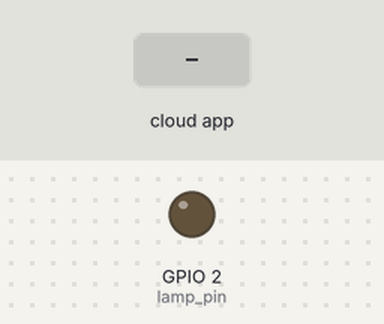
A sketch run on a simulated ESP8266 (NodeMCU). Parts: output pins drawn as LEDs (lit = HIGH). The inputs (shaded band) are chosen by the test bench. WiFi joins after 1.5 s; servers stay silent unless stated; no MQTT or app messages arrive unless stated; what the sketch prints to the serial monitor is not drawn.

Above: at 2.7 s.
2.8 s: the phone or cloud app sets Assistant to ON
At 4.0 s:
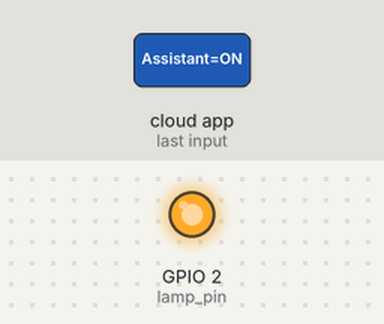
4.3 s: the phone or cloud app sets Assistant to OFF
At 5.5 s:
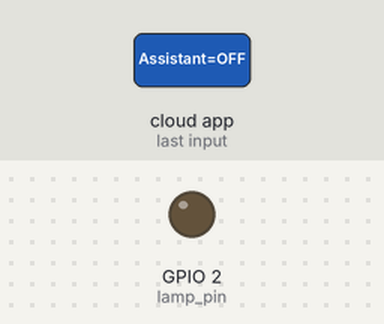
Timing chart, 0 to 7.3 s (numbered marks = the images above; inputs shaded):
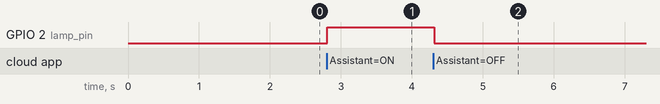

Measured:
- after the input at 2.8 s, GPIO 2 (lamp_pin): LOW → HIGH at once
- after the input at 4.3 s, GPIO 2 (lamp_pin): HIGH → LOW at once

The sketch:

Google-Assistant.ino
```cpp
#include <ESP8266WiFi.h>
#include "Adafruit_MQTT.h"
#include "Adafruit_MQTT_Client.h"


// Lamp pin
const int lamp_pin = 2;


/************************* WiFi Access Point *********************************/

#define WLAN_SSID       "IZZI-38CA"
#define WLAN_PASS       "8871B1CA38CA"

/************************* Adafruit.io Setup *********************************/

#define AIO_SERVER      "io.adafruit.com"
#define AIO_SERVERPORT  1883                   // use 8883 for SSL
#define AIO_USERNAME    "YaelGF"
#define AIO_KEY         "aio_VXvK44qsD5Xl49oObOKjbaZArRw0"

/************ Global State (you don't need to change this!) ******************/

// Create an ESP8266 WiFiClient class to connect to the MQTT server.
WiFiClient client;

// Setup the MQTT client class by passing in the WiFi client and MQTT server and login details.
Adafruit_MQTT_Client mqtt(&client, AIO_SERVER, AIO_SERVERPORT, AIO_USERNAME, AIO_USERNAME, AIO_KEY);

/****************************** Feeds ***************************************/


// Setup a feed called 'onoff' for subscribing to changes to the button
Adafruit_MQTT_Subscribe onoffbutton = Adafruit_MQTT_Subscribe(&mqtt, AIO_USERNAME "/feeds/Assistant", MQTT_QOS_1);

/*************************** Sketch Code ************************************/


void setup() {

 pinMode(lamp_pin, OUTPUT);


  Serial.begin(115200);
  delay(10);

  Serial.println(F("Adafruit MQTT"));

  // Connect to WiFi access point.
  Serial.println(); Serial.println();
  Serial.print("Connecting to ");
  Serial.println(WLAN_SSID);

  WiFi.begin(WLAN_SSID, WLAN_PASS);
  while (WiFi.status() != WL_CONNECTED) {
    delay(500);
    Serial.print(".");
  }
  Serial.println();

  Serial.println("WiFi connected");
  Serial.println("IP address: "); Serial.println(WiFi.localIP());


  mqtt.subscribe(&onoffbutton);

}

uint32_t x=0;

void loop() {
  // Ensure the connection to the MQTT server is alive (this will make the first
  // connection and automatically reconnect when disconnected).  See the MQTT_connect
  // function definition further below.
  MQTT_connect();


Adafruit_MQTT_Subscribe *subscription;

while(subscription = mqtt.readSubscription(5000)){
  if(subscription == &onoffbutton){
    Serial.print("Recibi: ");
    Serial.println((char*)onoffbutton.lastread);
   if(strcmp((char*)onoffbutton.lastread,"ON")==0){
    digitalWrite(lamp_pin,HIGH);

   }
   if(strcmp((char*)onoffbutton.lastread,"OFF")==0){
    digitalWrite(lamp_pin,LOW);

   }

  }
}

  // this is our 'wait for incoming subscription packets and callback em' busy subloop
  // try to spend your time here:
  mqtt.processPackets(500);

  // ping the server to keep the mqtt connection alive
  // NOT required if you are publishing once every KEEPALIVE seconds

 // if(! mqtt.ping()) {
 //   mqtt.disconnect();
 // }
}

// Function to connect and reconnect as necessary to the MQTT server.
// Should be called in the loop function and it will take care if connecting.
void MQTT_connect() {
  int8_t ret;

  // Stop if already connected.
  if (mqtt.connected()) {
    return;
  }

  Serial.print("Connecting to MQTT... ");

  uint8_t retries = 3;
  while ((ret = mqtt.connect()) != 0) { // connect will return 0 for connected
       Serial.println(mqtt.connectErrorString(ret));
       Serial.println("Retrying MQTT connection in 10 seconds...");
       mqtt.disconnect();
       delay(10000);  // wait 10 seconds
       retries--;
       if (retries == 0) {
         // basically die and wait for WDT to reset me
         while (1);
       }
  }
  Serial.println("MQTT Connected!");
}
```
